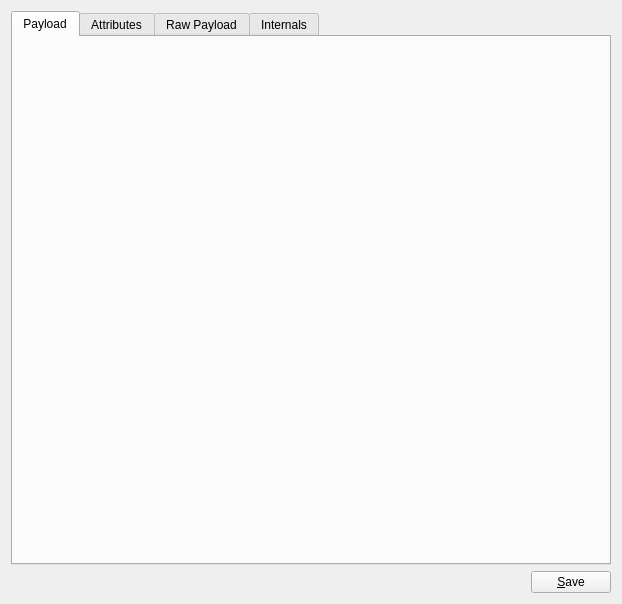
<?xml version="1.0" encoding="UTF-8"?>
<ui version="4.0">
 <class>ContentViewWidget</class>
 <widget class="QWidget" name="ContentViewWidget">
  <property name="geometry">
   <rect>
    <x>0</x>
    <y>0</y>
    <width>622</width>
    <height>604</height>
   </rect>
  </property>
  <layout class="QGridLayout">
   <item row="1" column="0">
    <spacer>
     <property name="orientation">
      <enum>Qt::Horizontal</enum>
     </property>
     <property name="sizeHint" stdset="0">
      <size>
       <width>40</width>
       <height>20</height>
      </size>
     </property>
    </spacer>
   </item>
   <item row="1" column="1">
    <widget class="QPushButton" name="saveButton">
     <property name="text">
      <string>&amp;Save</string>
     </property>
    </widget>
   </item>
   <item row="0" column="0" colspan="2">
    <widget class="QTabWidget" name="mainTabWidget">
     <property name="currentIndex">
      <number>0</number>
     </property>
     <widget class="QWidget" name="tab">
      <attribute name="title">
       <string>Payload</string>
      </attribute>
      <layout class="QVBoxLayout">
       <property name="leftMargin">
        <number>0</number>
       </property>
       <property name="topMargin">
        <number>0</number>
       </property>
       <property name="rightMargin">
        <number>0</number>
       </property>
       <property name="bottomMargin">
        <number>0</number>
       </property>
       <item>
        <widget class="QStackedWidget" name="stack">
         <property name="frameShadow">
          <enum>QFrame::Sunken</enum>
         </property>
         <property name="currentIndex">
          <number>3</number>
         </property>
         <widget class="QWidget" name="unsupportedTypePage">
          <layout class="QVBoxLayout">
           <property name="leftMargin">
            <number>0</number>
           </property>
           <property name="topMargin">
            <number>0</number>
           </property>
           <property name="rightMargin">
            <number>0</number>
           </property>
           <property name="bottomMargin">
            <number>0</number>
           </property>
           <item>
            <widget class="QLabel" name="unsupportedType">
             <property name="text">
              <string>Unsupported Type</string>
             </property>
             <property name="alignment">
              <set>Qt::AlignCenter</set>
             </property>
            </widget>
           </item>
          </layout>
         </widget>
         <widget class="QWidget" name="imageViewPage">
          <layout class="QVBoxLayout" name="verticalLayout_3">
           <item>
            <widget class="QLabel" name="imageView"/>
           </item>
          </layout>
         </widget>
         <widget class="QWidget" name="contactViewPage">
          <layout class="QVBoxLayout" name="verticalLayout_5">
           <item>
            <widget class="Akonadi::ContactViewer" name="contactView" native="true"/>
           </item>
          </layout>
         </widget>
         <widget class="QWidget" name="contactGroupViewPage">
          <layout class="QVBoxLayout" name="verticalLayout_4">
           <item>
            <widget class="Akonadi::ContactGroupViewer" name="contactGroupView" native="true"/>
           </item>
          </layout>
         </widget>
         <widget class="QWidget" name="incidenceViewPage">
          <layout class="QVBoxLayout">
           <property name="leftMargin">
            <number>0</number>
           </property>
           <property name="topMargin">
            <number>0</number>
           </property>
           <property name="rightMargin">
            <number>0</number>
           </property>
           <property name="bottomMargin">
            <number>0</number>
           </property>
           <item>
            <widget class="CalendarSupport::IncidenceViewer" name="incidenceView" native="true"/>
           </item>
          </layout>
         </widget>
         <widget class="QWidget" name="mailViewPage">
          <layout class="QGridLayout" name="gridLayout1">
           <property name="leftMargin">
            <number>0</number>
           </property>
           <property name="topMargin">
            <number>0</number>
           </property>
           <property name="rightMargin">
            <number>0</number>
           </property>
           <property name="bottomMargin">
            <number>0</number>
           </property>
           <item row="0" column="0">
            <widget class="MessageViewer::Viewer" name="mailView"/>
           </item>
          </layout>
         </widget>
        </widget>
       </item>
      </layout>
     </widget>
     <widget class="QWidget" name="tab_4">
      <attribute name="title">
       <string>Attributes</string>
      </attribute>
      <layout class="QGridLayout">
       <item row="0" column="0" colspan="3">
        <widget class="QTreeView" name="attrView">
         <property name="rootIsDecorated">
          <bool>false</bool>
         </property>
        </widget>
       </item>
       <item row="1" column="0">
        <widget class="QLineEdit" name="attrName">
         <property name="placeholderText">
          <string>New Attribute</string>
         </property>
        </widget>
       </item>
       <item row="1" column="1">
        <widget class="QPushButton" name="attrAddButton">
         <property name="text">
          <string>&amp;Add</string>
         </property>
        </widget>
       </item>
       <item row="1" column="2">
        <widget class="QPushButton" name="attrDeleteButton">
         <property name="text">
          <string>&amp;Delete</string>
         </property>
        </widget>
       </item>
      </layout>
     </widget>
     <widget class="QWidget" name="tab_2">
      <attribute name="title">
       <string>Raw Payload</string>
      </attribute>
      <layout class="QGridLayout">
       <item row="0" column="0" colspan="2">
        <widget class="KTextEdit" name="dataView">
         <property name="lineWrapMode">
          <enum>QTextEdit::NoWrap</enum>
         </property>
         <property name="acceptRichText">
          <bool>false</bool>
         </property>
        </widget>
       </item>
      </layout>
     </widget>
     <widget class="QWidget" name="tab_3">
      <attribute name="title">
       <string>Internals</string>
      </attribute>
      <layout class="QGridLayout">
       <item row="0" column="0">
        <widget class="QScrollArea" name="scrollArea">
         <property name="widgetResizable">
          <bool>true</bool>
         </property>
         <widget class="QWidget" name="scrollAreaWidgetContents">
          <property name="geometry">
           <rect>
            <x>0</x>
            <y>0</y>
            <width>586</width>
            <height>501</height>
           </rect>
          </property>
          <layout class="QVBoxLayout" name="verticalLayout_2">
           <item>
            <layout class="QHBoxLayout">
             <item>
              <widget class="QLabel" name="label_2">
               <property name="text">
                <string>Unique ID:</string>
               </property>
              </widget>
             </item>
             <item>
              <widget class="QLabel" name="id">
               <property name="sizePolicy">
                <sizepolicy hsizetype="Preferred" vsizetype="Preferred">
                 <horstretch>1</horstretch>
                 <verstretch>0</verstretch>
                </sizepolicy>
               </property>
               <property name="text">
                <string>0</string>
               </property>
              </widget>
             </item>
            </layout>
           </item>
           <item>
            <layout class="QHBoxLayout">
             <item>
              <widget class="QLabel" name="label_4">
               <property name="text">
                <string>Remote ID:</string>
               </property>
               <property name="buddy">
                <cstring>remoteId</cstring>
               </property>
              </widget>
             </item>
             <item>
              <widget class="QLineEdit" name="remoteId"/>
             </item>
            </layout>
           </item>
           <item>
            <layout class="QHBoxLayout">
             <item>
              <widget class="QLabel" name="label_3">
               <property name="text">
                <string>Revision:</string>
               </property>
              </widget>
             </item>
             <item>
              <widget class="QLabel" name="revision">
               <property name="sizePolicy">
                <sizepolicy hsizetype="Preferred" vsizetype="Preferred">
                 <horstretch>1</horstretch>
                 <verstretch>0</verstretch>
                </sizepolicy>
               </property>
               <property name="text">
                <string>0</string>
               </property>
              </widget>
             </item>
            </layout>
           </item>
           <item>
            <layout class="QHBoxLayout">
             <item>
              <widget class="QLabel" name="label_7">
               <property name="text">
                <string>Size:</string>
               </property>
              </widget>
             </item>
             <item>
              <widget class="QLabel" name="size">
               <property name="sizePolicy">
                <sizepolicy hsizetype="Preferred" vsizetype="Preferred">
                 <horstretch>1</horstretch>
                 <verstretch>0</verstretch>
                </sizepolicy>
               </property>
               <property name="text">
                <string>0</string>
               </property>
              </widget>
             </item>
            </layout>
           </item>
           <item>
            <layout class="QHBoxLayout">
             <item>
              <widget class="QLabel" name="label_5">
               <property name="text">
                <string>Last modification time:</string>
               </property>
              </widget>
             </item>
             <item>
              <widget class="QLabel" name="modificationtime">
               <property name="sizePolicy">
                <sizepolicy hsizetype="Preferred" vsizetype="Preferred">
                 <horstretch>1</horstretch>
                 <verstretch>0</verstretch>
                </sizepolicy>
               </property>
               <property name="text">
                <string>0</string>
               </property>
              </widget>
             </item>
            </layout>
           </item>
           <item>
            <layout class="QHBoxLayout">
             <item>
              <widget class="QLabel" name="label_6">
               <property name="text">
                <string>Mimetype:</string>
               </property>
              </widget>
             </item>
             <item>
              <widget class="QLabel" name="mimeType">
               <property name="sizePolicy">
                <sizepolicy hsizetype="Preferred" vsizetype="Preferred">
                 <horstretch>1</horstretch>
                 <verstretch>0</verstretch>
                </sizepolicy>
               </property>
               <property name="text">
                <string>invalid/invalid</string>
               </property>
              </widget>
             </item>
            </layout>
           </item>
           <item>
            <widget class="QGroupBox" name="groupBox">
             <property name="title">
              <string>Flags</string>
             </property>
             <layout class="QVBoxLayout" name="verticalLayout_6">
              <item>
               <widget class="KEditListWidget" name="flags">
                <property name="sizePolicy">
                 <sizepolicy hsizetype="Preferred" vsizetype="Preferred">
                  <horstretch>0</horstretch>
                  <verstretch>1</verstretch>
                 </sizepolicy>
                </property>
                <property name="buttons">
                    <set>KEditListWidget::Add|KEditListWidget::Remove</set>
                </property>
                <property name="title" stdset="0">
                 <string>Flags</string>
                </property>
               </widget>
              </item>
             </layout>
            </widget>
           </item>
           <item>
            <widget class="QGroupBox" name="groupBox_2">
             <property name="title">
              <string>Tags</string>
             </property>
             <layout class="QVBoxLayout" name="verticalLayout">
              <item>
               <widget class="KEditListWidget" name="tags">
                <property name="sizePolicy">
                 <sizepolicy hsizetype="Preferred" vsizetype="Preferred">
                  <horstretch>0</horstretch>
                  <verstretch>1</verstretch>
                 </sizepolicy>
                </property>
                <property name="buttons">
                    <set>KEditListWidget::Add|KEditListWidget::Remove</set>
                </property>
                <property name="title" stdset="0">
                 <string>Flags</string>
                </property>
               </widget>
              </item>
             </layout>
            </widget>
           </item>
          </layout>
         </widget>
        </widget>
       </item>
      </layout>
     </widget>
    </widget>
   </item>
  </layout>
 </widget>
 <customwidgets>
  <customwidget>
   <class>KTextEdit</class>
   <extends>QTextEdit</extends>
   <header>ktextedit.h</header>
  </customwidget>
  <customwidget>
   <class>KEditListWidget</class>
   <extends>QWidget</extends>
   <header>keditlistwidget.h</header>
   <container>1</container>
  </customwidget>
  <customwidget>
   <class>CalendarSupport::IncidenceViewer</class>
   <extends>QWidget</extends>
   <header location="global">CalendarSupport/IncidenceViewer</header>
  </customwidget>
  <customwidget>
   <class>MessageViewer::Viewer</class>
   <extends>QTextBrowser</extends>
   <header location="global">messageviewer/viewer.h</header>
  </customwidget>
  <customwidget>
   <class>Akonadi::ContactViewer</class>
   <extends>QWidget</extends>
   <header location="global">Akonadi/Contact/ContactViewer</header>
   <container>1</container>
  </customwidget>
  <customwidget>
   <class>Akonadi::ContactGroupViewer</class>
   <extends>QWidget</extends>
   <header location="global">Akonadi/Contact/ContactGroupViewer</header>
   <container>1</container>
  </customwidget>
 </customwidgets>
 <resources/>
 <connections/>
</ui>
